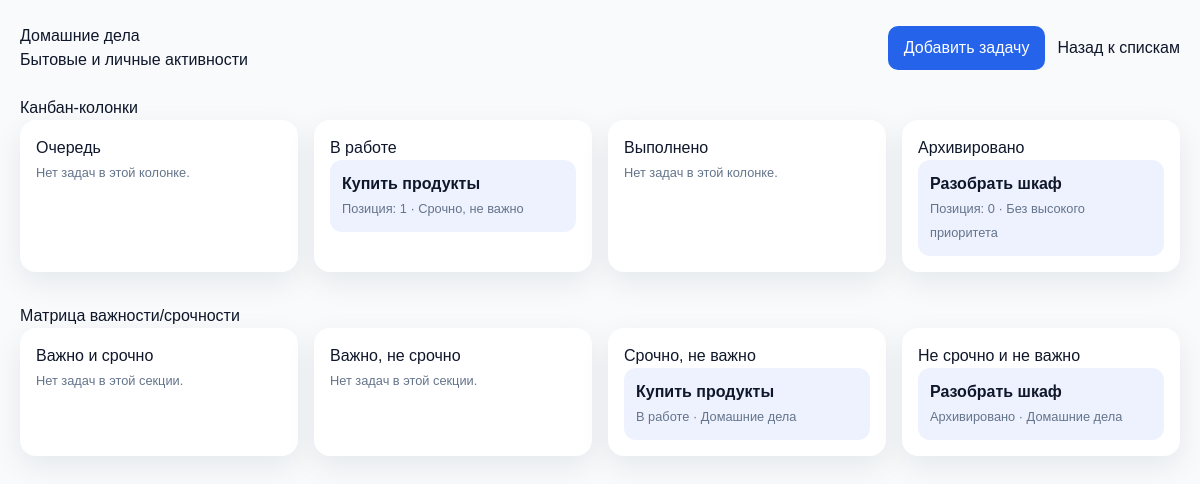
/lists/3/, run on the app's committed database.
### tasks/models.py (models this page shows, shortened)
class TodoList(models.Model):
    user = models.ForeignKey(
        TodoUser,
        on_delete=models.CASCADE,
        related_name='todo_lists',
        verbose_name='Пользователь',
    )
    title = models.CharField(max_length=200, verbose_name='Название')
    description = models.TextField(blank=True, verbose_name='Описание')
    color = models.CharField(max_length=7, blank=True, verbose_name='Цвет')
    icon = models.CharField(max_length=50, blank=True, verbose_name='Иконка')
    position = models.PositiveIntegerField(default=0, verbose_name='Позиция')
    is_archived = models.BooleanField(default=False, verbose_name='В архиве')
    created_at = models.DateTimeField(auto_now_add=True, verbose_name='Создан')
    updated_at = models.DateTimeField(auto_now=True, verbose_name='Обновлен')
    class Meta:
        verbose_name = 'Список задач'
        verbose_name_plural = 'Списки задач'
        ordering = ['position', 'title']
        constraints = [
            models.UniqueConstraint(
                fields=['user', 'title'],
                name='unique_todo_list_title_per_user',
            ),
        ]
        indexes = [
            models.Index(fields=['user'], name='todo_list_user_idx'),
            models.Index(fields=['user', 'is_archived'], name='todo_list_user_arch_idx'),
        ]

class Task(models.Model):
    class Status(models.TextChoices):
        QUEUE = 'queue', 'Очередь'
        IN_PROGRESS = 'in_progress', 'В работе'
        DONE = 'done', 'Выполнено'
        ARCHIVED = 'archived', 'Архивировано'
    user = models.ForeignKey(
        TodoUser,
        on_delete=models.CASCADE,
        related_name='tasks',
        verbose_name='Пользователь',
    )
    todo_list = models.ForeignKey(
        TodoList,
        on_delete=models.CASCADE,
        related_name='tasks',
        verbose_name='Список задач',
    )
    title = models.CharField(max_length=255, verbose_name='Заголовок')
    description = models.TextField(blank=True, verbose_name='Описание')
    status = models.CharField(
        max_length=20,
        choices=Status.choices,
        default=Status.QUEUE,
        verbose_name='Статус',
    )
    position = models.PositiveIntegerField(default=0, verbose_name='Позиция')
    is_important = models.BooleanField(default=False, verbose_name='Важно')
    is_urgent = models.BooleanField(default=False, verbose_name='Срочно')
    start_date = models.DateTimeField(null=True, blank=True, verbose_name='Дата старта')
    due_date = models.DateTimeField(null=True, blank=True, verbose_name='Дедлайн')
    completed_at = models.DateTimeField(null=True, blank=True, verbose_name='Завершена')
    archived_at = models.DateTimeField(null=True, blank=True, verbose_name='Архивирована')
    is_deleted = models.BooleanField(default=False, verbose_name='Удалена')
    deleted_at = models.DateTimeField(null=True, blank=True, verbose_name='Удалена в')
    created_at = models.DateTimeField(auto_now_add=True, verbose_name='Создана')
    updated_at = models.DateTimeField(auto_now=True, verbose_name='Обновлена')
    class Meta:
        verbose_name = 'Задача'
        verbose_name_plural = 'Задачи'
        ordering = ['todo_list__position', 'status', 'position', '-created_at']
        constraints = [
            models.UniqueConstraint(
                fields=['todo_list', 'status', 'position'],
                condition=Q(is_deleted=False),
                name='unique_task_position_per_status',
            ),
            models.CheckConstraint(
                check=Q(position__gte=0),
                name='task_position_gte_0',
            ),
        ]
        indexes = [
            models.Index(fields=['user', 'status'], name='task_user_status_idx'),
            models.Index(fields=['todo_list', 'status'], name='task_list_status_idx'),
            models.Index(
                fields=['user', 'is_important', 'is_urgent'],
                name='task_priority_matrix_idx',
            ),
        ]
    @property
    def priority_label(self) -> str:
        if self.is_important and self.is_urgent:
            return 'Важно и срочно'
        if self.is_important:
            return 'Важно, не срочно'
        if self.is_urgent:
            return 'Срочно, не важно'
        return 'Без высокого приоритета'

### tasks/views.py (the view, shortened to what this page needs)
# urls.py: path('lists/<int:pk>/', TodoListDetailView.as_view(), name='list_detail'),
class TodoListDetailView(View):
    template_name = 'tasks/list_detail.html'
    def get(self, request, pk):
        user = request.user if request.user.is_authenticated else get_demo_user()
        if user is None:
            raise Http404('Нет пользователя для демонстрации.')
        todo_list = TodoList.objects.filter(user=user, pk=pk).first()
        if todo_list is None:
            raise Http404('Список задач не найден.')
        return render(
            request,
            self.template_name,
            self.get_context(
                user,
                todo_list,
                task_form=TaskForm(user=user, todo_list=todo_list),
            ),
        )
    def get_context(self, user, todo_list, task_form, is_create_task_form_open=False):
        tasks = (
            Task.objects.filter(todo_list=todo_list, user=user, is_deleted=False)
            .order_by('status', 'position', '-created_at')
        )
        columns = OrderedDict(
            (status, {'label': label, 'tasks': []}) for status, label in Task.Status.choices
        )
        priority_matrix = OrderedDict(
            [
                ('important_urgent', {'label': 'Важно и срочно', 'tasks': []}),
                ('important_not_urgent', {'label': 'Важно, не срочно', 'tasks': []}),
                ('not_important_urgent', {'label': 'Срочно, не важно', 'tasks': []}),
                ('not_important_not_urgent', {'label': 'Не срочно и не важно', 'tasks': []}),
            ]
        )
        for task in tasks:
            columns[task.status]['tasks'].append(task)
            if task.is_important and task.is_urgent:
                priority_matrix['important_urgent']['tasks'].append(task)
            elif task.is_important:
                priority_matrix['important_not_urgent']['tasks'].append(task)
            elif task.is_urgent:
                priority_matrix['not_important_urgent']['tasks'].append(task)
            else:
                priority_matrix['not_important_not_urgent']['tasks'].append(task)
        return {
            'user_obj': user,
            'todo_list': todo_list,
            'columns': columns,
            'priority_matrix': priority_matrix,
            'task_form': task_form,
            'is_create_task_form_open': is_create_task_form_open,
        }

### tasks/views.py (called while the page is built)
def get_demo_user():
    return TodoUser.objects.order_by('id').first()

### tasks/templates/tasks/list_detail.html (shortened to what this page needs)
{% extends "base_layout.html" %}
{% block content %}
<div class="wrapper">
    <div class="topbar">
        <div>
            <h1>{{ todo_list.title }}</h1>
            <p>{{ todo_list.description|default:"Без описания" }}</p>
        </div>
        <div class="topbar-actions">
            <button class="button" type="button" data-open-task-form>Добавить задачу</button>
            <a href="{% url 'tasks:dashboard' %}">Назад к спискам</a>
        </div>
    </div>
    <h2>Канбан-колонки</h2>
    <div class="board">
        {% for column in columns.values %}
            <div class="column">
                <h3>{{ column.label }}</h3>
                {% for task in column.tasks %}
                    <div class="task">
                        <strong>{{ task.title }}</strong><br>
                        <small>Позиция: {{ task.position }} · {{ task.priority_label }}</small>
                    </div>
                {% empty %}
                    <p><small>Нет задач в этой колонке.</small></p>
                {% endfor %}
            </div>
        {% endfor %}
    </div>
    <h2>Матрица важности/срочности</h2>
    <div class="matrix">
        {% for section in priority_matrix.values %}
            <div class="column">
                <h3>{{ section.label }}</h3>
                {% for task in section.tasks %}
                    <div class="task">
                        <strong>{{ task.title }}</strong><br>
                        <small>{{ task.get_status_display }} · {{ task.todo_list.title }}</small>
                    </div>
                {% empty %}
                    <p><small>Нет задач в этой секции.</small></p>
                {% endfor %}
            </div>
        {% endfor %}
    </div>
</div>
{% endblock content %}

### tasks/templates/tasks/list_detail.html (style rules this page uses)
body { font-family: Arial, sans-serif; margin: 0; background: #f8fafc; color: #0f172a; }
.wrapper { max-width: 1300px; margin: 0 auto; padding: 24px 20px 48px; }
.topbar { display: flex; justify-content: space-between; align-items: center; gap: 16px; margin-bottom: 24px; }
.topbar-actions { display: flex; align-items: center; gap: 12px; }
.button { border: 0; border-radius: 10px; background: #2563eb; color: #fff; cursor: pointer; font: inherit; padding: 10px 16px; }
.board, .matrix { display: grid; gap: 16px; }
.board { grid-template-columns: repeat(auto-fit, minmax(220px, 1fr)); margin-bottom: 32px; }
.matrix { grid-template-columns: repeat(auto-fit, minmax(260px, 1fr)); }
.column { background: #ffffff; border-radius: 16px; padding: 16px; box-shadow: 0 10px 30px rgba(15, 23, 42, 0.08); }
.task { background: #eef2ff; border-radius: 12px; padding: 12px; margin-bottom: 10px; }
.task:last-child { margin-bottom: 0; }
a { color: #2563eb; text-decoration: none; }
small { color: #64748b; }

### data on the page
TodoList: title "Домашние дела", description "Бытовые и личные активности"
Task: title "Купить продукты", position "1", priority_label "Срочно, не важно", status "В работе", todo_list "Домашние дела"
Task: title "Разобрать шкаф", position "0", priority_label "Без высокого приоритета", status "Архивировано", todo_list "Домашние дела"

### other printed values
{{ column.label }} "Очередь" "В работе" "Выполнено" "Архивировано"
{{ section.label }} "Важно и срочно" "Важно, не срочно" "Срочно, не важно" "Не срочно и не важно"
